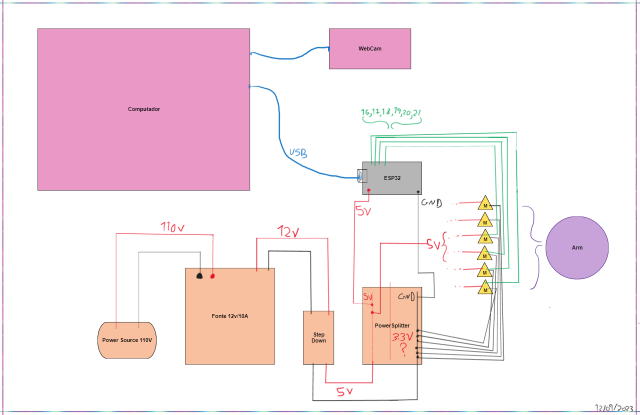
#> input picture image.png, 1279 x 829 px, given in place of the camera (shown at 1/2 size)
$ python ColorDetection.py
#> lines starting #> are read from the running program, lines starting #| are printed output that depends on the picture; after the words box and inside, x2 and y2 are one past the last pixel; in counts of white or black regions, pixels touching at a corner belong together
### Computer vision/utils.py
import numpy as np
import cv2


def get_limits(color):
    """

    Brief: A função get_limits(color) tem como propósito calcular os limites superiores e inferiores
    para um cor específica doo espaço de cores HSV(Hue,Saturation,Value).


    1.1 Notes: A função get_limits(color) recebe uma cor como input.
    o argumento esperado é uma cor no espaço RGB (Red,Green,Blue)
    que é usada como espaço de cores padrão da biblioteca OpenCv
    A cor RGB é então convertida para o espaço HSV usando a função
    'cvtColor' , essa função recebe dois argumentos: A imagem , nesse caso uma única cor
    e a flag especificando o tipo de conversão cv2.COLOR_BGR2HSV.
    O Valor do Hue é extraido do espaço de cores HSV.
    A Matiz (Hue) é um valor que mensura a posição de cor no espectro , variando de 0 a 180.

    A função então verifica se o valor do matiz está dentro de um determinado intervalo.
    Se o valor da tonalidade for maior ou igual a 165, é considerada uma tonalidade vermelha.
    Se o valor da tonalidade for menor ou igual a 15, também é considerado uma tonalidade vermelha.
    Isso ocorre porque os valores de matiz do vermelho no espaço de cores HSV podem variar de 180 a 0.


    Args: O Parâmetro color é um array numpy que representa a cor no espaço RGB
    É esperado que a cor seja um array numpy de 3 dimensões
        Example:
        import numpy as np

        # Define a cor azul no espaço RGB.
        color = np.uint8([[[0,0,255]]])

    o método np.uint8 é usado para garantir que os valores da cor estão
    no formato correto esperado pela função 'cvtColor', que espera valores
    que estão no range de um unsigned int de 8 bits.

    Return: A função retorna o limite inferior (lower bound) e superior (upper bound)
    como arrays numpy.


    1.2 Notes: Esses arrays serão utilizados no arquivo "ColorDetection.py"
    com a finalidade de criar uma 'Mask' (Máscara) de uma determinada cor específica
    no caso serão criadas Masks para as cores Vermelho , Verde e Azul.
    o método utilizado em 'ColorDetection.py'para criação dessas Masks será cv.InRange()

    **Use help(get_limits) para obter informações sobre a função.**

    """

    # RGB color
    c = np.uint8([[color]])
    hsvC = cv2.cvtColor(c, cv2.COLOR_BGR2HSV)

    # Get Hue value
    hue = hsvC[0][0][0]

    # Handle red hue wrap-around
    if hue >= 165:  # Upper limit for divided red hue
        lowerLimit = np.array([hue - 10, 100, 100], dtype=np.uint8)
        upperLimit = np.array([180, 255, 255], dtype=np.uint8)
    elif hue <= 15:  # Lower limit for divided red hue
        lowerLimit = np.array([0, 100, 100], dtype=np.uint8)
        upperLimit = np.array([hue + 10, 255, 255], dtype=np.uint8)
    else:
        lowerLimit = np.array([hue - 10, 100, 100], dtype=np.uint8)
        upperLimit = np.array([hue + 10, 255, 255], dtype=np.uint8)

    return lowerLimit, upperLimit

### Computer vision/ColorDetection.py
from utils import get_limits
import cv2
import serial
from threading import Thread

class VideoSteam:
    def __init__(self,src=0):
        self.stream = cv2.VideoCapture(src)
        self.ret, self.frame = self.stream.read()
        self.thread = Thread(target=self.update,args=())
        self.thread.daemon = True
        self.thread.start()
    def update(self):
        while True:
            self.ret, self.frame = self.stream.read()

    def read(self):
        return self.frame


colors = {
    'red': [0, 0, 128],
    'green': [0, 255, 0],
    'blue': [184, 123, 0],
}


esp32 = serial.Serial('/dev/ttyUSB0',9600)

cap = cv2.VideoCapture(3)


while True:
    ret, frame = cap.read()
#> frame is the input picture: shape (829, 1279, 3); mean B, G, R 236, 230.7, 246.3
    frame_height, frame_width = frame.shape[:2]
#> frame_height = 829; frame_width = 1279
    if frame is not None:
        frame = cv2.resize(frame,(1280,720))
#> frame: shape (720, 1280, 3)
    else:
        print("Erro no resize")
    roi_size = 200
    roi_top = int(frame_height - roi_size / 2)
#> roi_top = 729
    roi_bottom = int(frame_height + roi_size / 2)
#> roi_bottom = 929
    roi_left = int(frame_width - roi_size / 2)
#> roi_left = 1179
    roi_right = int(frame_width + roi_size / 2)
#> roi_right = 1379

    hsvImage = cv2.cvtColor(frame, cv2.COLOR_BGR2HSV)
#> hsvImage: shape (720, 1280, 3); mean H, S, V 30.9, 21.7, 247.5

    for color_name, color in colors.items():
        lowerLimit, upperLimit = get_limits(color=color)

        mask = cv2.inRange(hsvImage, lowerLimit, upperLimit)

        # Operações Morfológicas para reduzir o ruído.
        kernel = cv2.getStructuringElement(cv2.MORPH_ELLIPSE, (15, 15))
        mask = cv2.morphologyEx(mask, cv2.MORPH_CLOSE, kernel)

        contours, _ = cv2.findContours(mask.copy(), cv2.RETR_EXTERNAL, cv2.CHAIN_APPROX_SIMPLE)

        cv2.rectangle(frame, (roi_left, roi_top), (roi_right, roi_bottom), (0,223 ,255 ), 2)
        cv2.putText(frame, "Area Detection", (roi_left - 12, roi_top-10), cv2.FONT_HERSHEY_SIMPLEX, 1, (0,223,255), 2)

        for contour in contours:
            # Caso o algoritmo não detecte os bloquinhos alterar para:
            # Para detectar objetos menores podemos usar o if abaixo substituindo o existente (testar pra ver se o threshold de 100 detecta o bloquinho)
             if cv2.contourArea(contour) > 500:

            #if cv2.contourArea(contour) > 500:
                x, y, w, h = cv2.boundingRect(contour)
                center_x = x + w / 2
                center_y = y + h / 2
                # Verifica o centro
                if roi_left < center_x < roi_right and roi_top < center_y < roi_bottom:
                    cv2.rectangle(frame, (x, y), (x + w, y + h), color, 2)
                    cv2.putText(frame, color_name, (x, y - 10), cv2.FONT_HERSHEY_SIMPLEX, 0.9, color, 2)

                    if color_name == "blue":
                        esp32.write(b'1')
                    elif color_name == "green":
                         esp32.write(b'2')
                    else:
                        esp32.write(b'3')
#> this loop made 3 passes
#> contours on pass 2: 4 contours, all with area under 20
#> pass 1, `mask = cv2.inRange(hsvImage, lowerLimit, upperLimit)`:
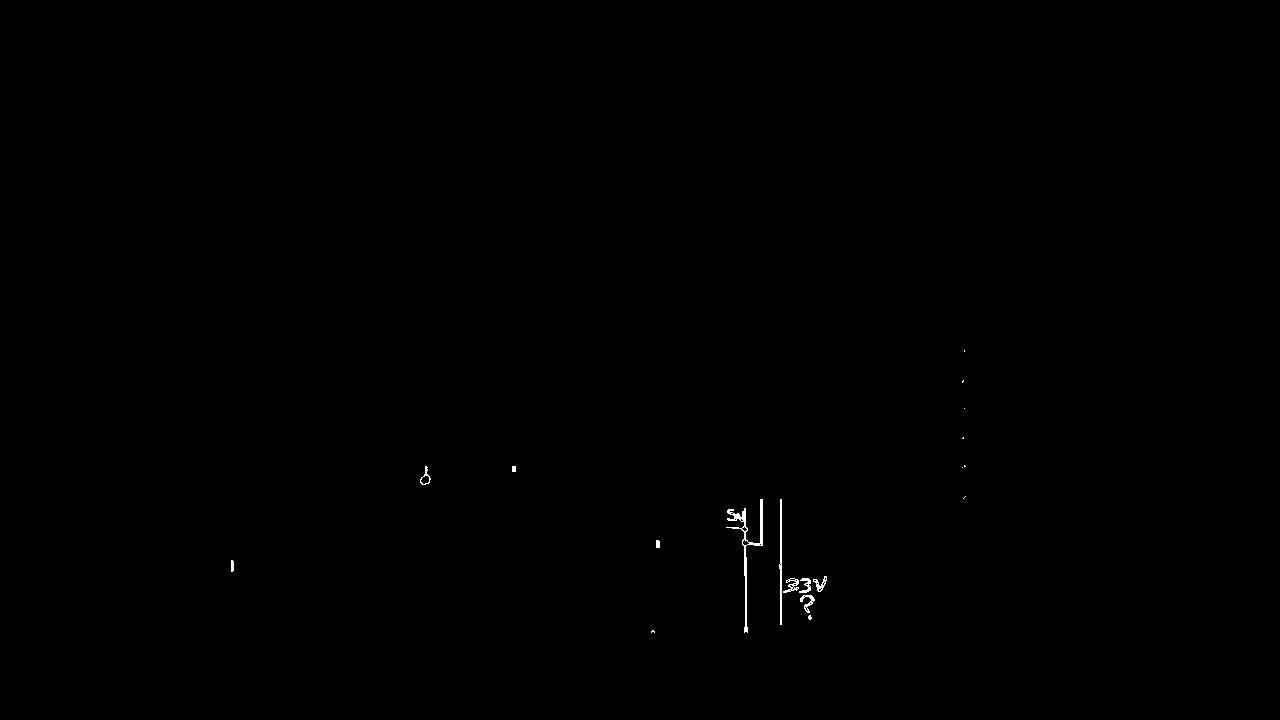
#> mask: shape (720, 1280); 0.15% white in thin lines or dots, all inside (x1, y1, x2, y2) = (231, 350, 966, 633)
#> pass 1, `mask = cv2.morphologyEx(mask, cv2.MORPH_CLOSE, kernel)`:
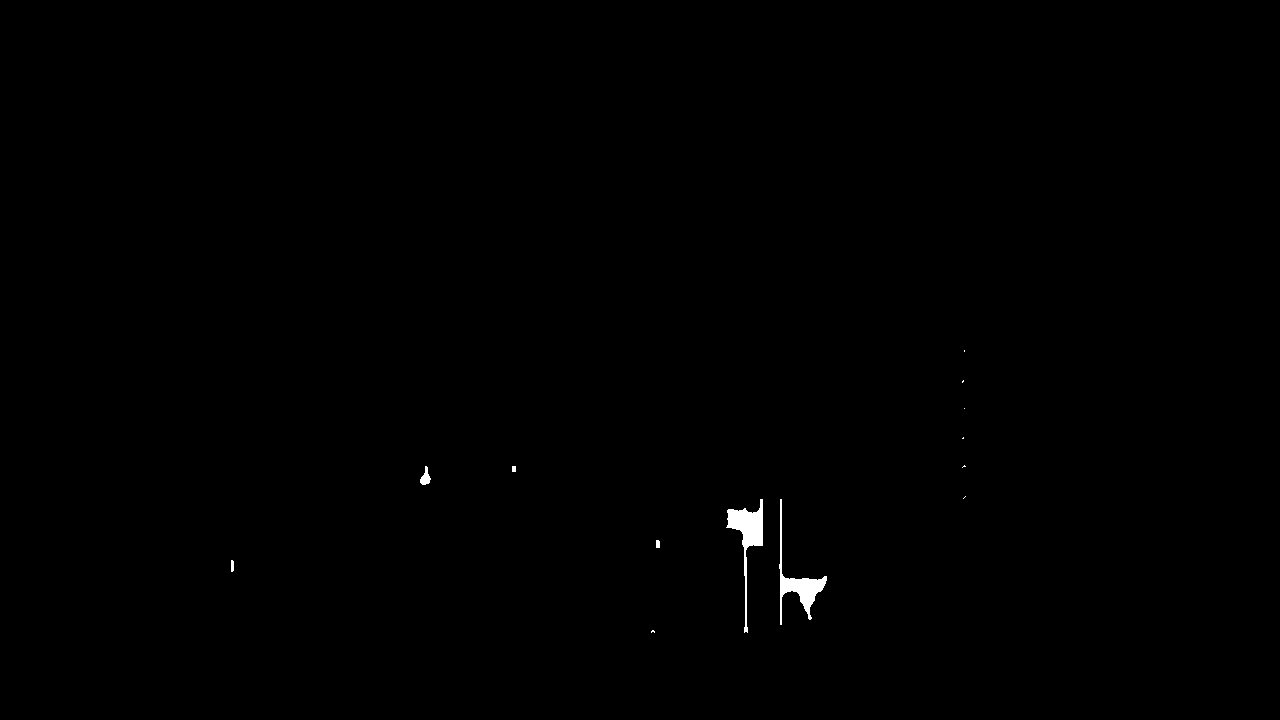
#> mask: shape (720, 1280); 0.28% white; 13 white regions (7 under 20 px), largest, box (x1, y1, x2, y2) and area: (726, 499, 763, 633) 1263, (779, 499, 827, 625) 1117, (420, 466, 431, 485) 115, (231, 560, 234, 572) 34, (656, 540, 660, 548) 31, (512, 466, 516, 472) 24
#> pass 2, `mask = cv2.inRange(hsvImage, lowerLimit, upperLimit)`:
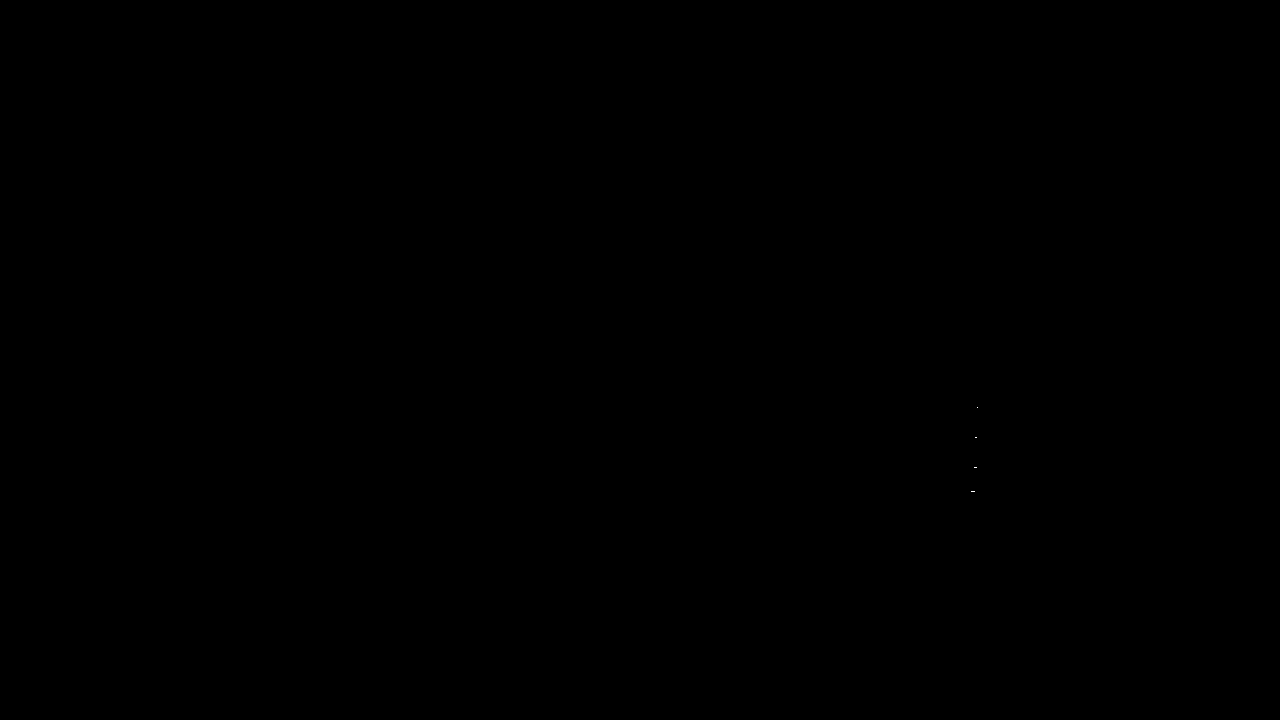
#> mask: shape (720, 1280); 0% white in thin lines or dots, all inside (x1, y1, x2, y2) = (971, 407, 978, 492)
#> pass 3, `mask = cv2.inRange(hsvImage, lowerLimit, upperLimit)`:
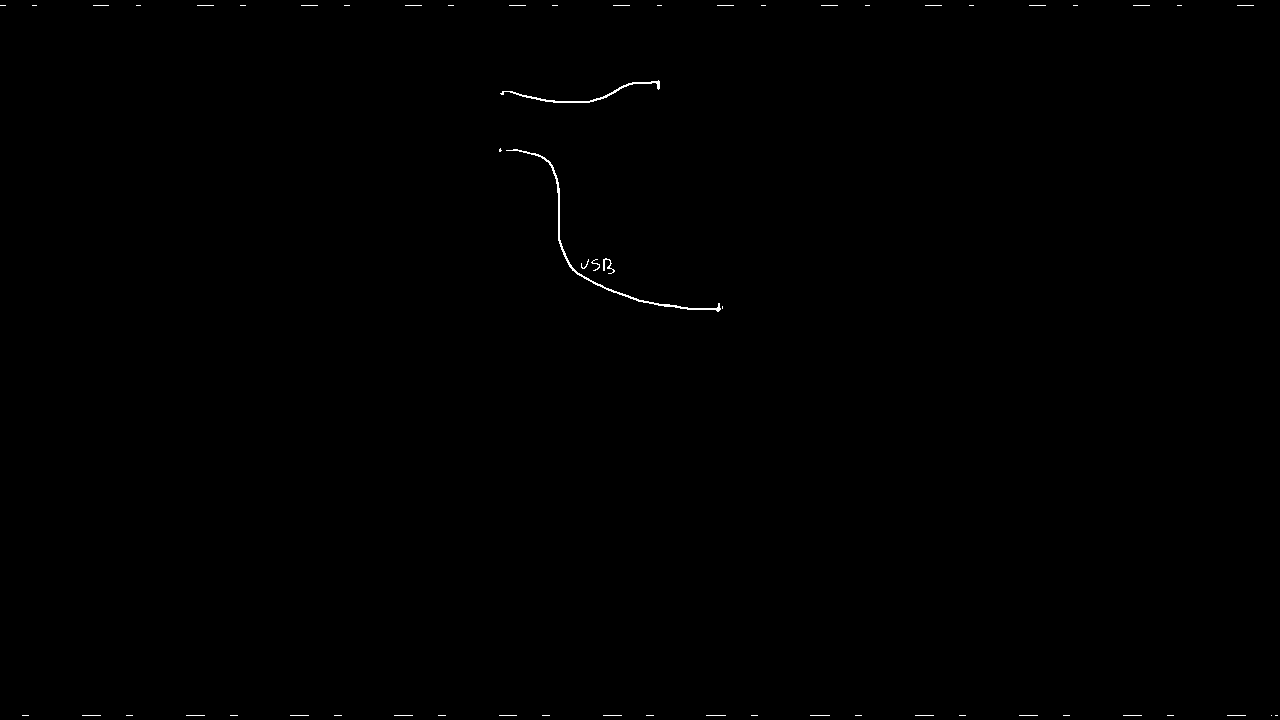
#> mask: shape (720, 1280); 0.19% white in thin lines or dots
#> after the loop:
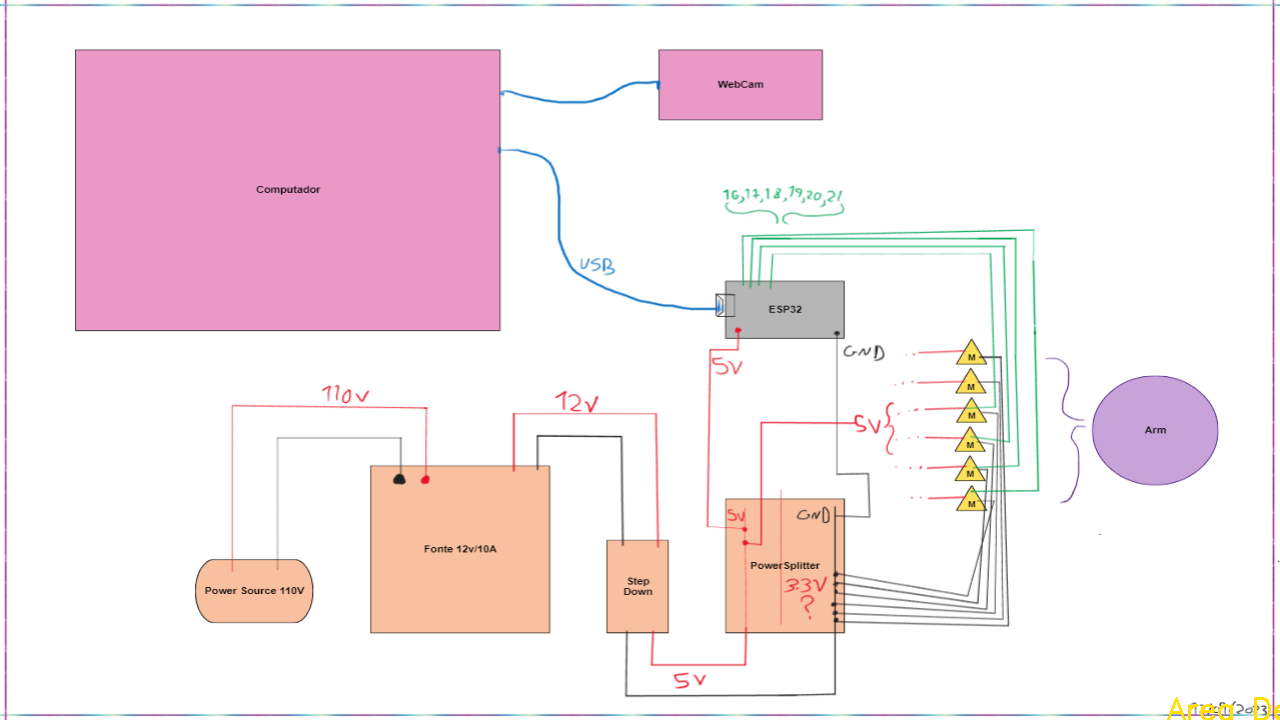
#> frame: shape (720, 1280, 3); mean B, G, R 235.8, 230.7, 246.3
    # Desenha a região de intersse (ROI)


    """
                OBS: É necessário testar.

                Se mais de uma cor for detectada no vídeo,
                o código desenhará a bounding box  e os textos para cada cor detectada.
                Porém, o código enviará para a ESP32 apenas um sinal para a última cor detectada na ordem em que foi definido o dicionário de cores.

                colors = {
                'red': [0, 0, 255],
                'green': [0, 255, 0],
                'blue': [255, 0, 0],
                }

                Isso ocontece porque a lógica if-else para comunicar as cores com o ESP32 está localizada dentro do loop onde nós iteramos sobre os contornos.
                Se forem detectadas múltiplas cores, o sinal da última cor detectada substituirá os sinais anteriores.
                """
              # [6 lines of commented-out code are left out]

    cv2.imshow('frame', frame)

    # Tecla para parar a execução do código
    if cv2.waitKey(1) & 0xFF == ord('q'):
#> (key q is pressed here)
        break

cap.release()

cv2.destroyAllWindows()
